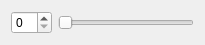
<?xml version="1.0" encoding="UTF-8"?>
<ui version="4.0">
 <class>SmallWidget</class>
 <widget class="QWidget" name="SmallWidget">
  <property name="geometry">
   <rect>
    <x>0</x>
    <y>0</y>
    <width>205</width>
    <height>40</height>
   </rect>
  </property>
  <property name="windowTitle">
   <string>Form</string>
  </property>
  <layout class="QHBoxLayout" name="horizontalLayout">
   <item>
    <widget class="QSpinBox" name="spinBox"/>
   </item>
   <item>
    <widget class="QSlider" name="horizontalSlider">
     <property name="orientation">
      <enum>Qt::Horizontal</enum>
     </property>
    </widget>
   </item>
  </layout>
 </widget>
 <resources/>
 <connections/>
</ui>
